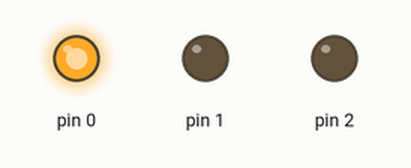
The sketch below on a simulated Arduino Uno, built with avr-gcc and run on an emulated ATmega328P. Parts: output pins drawn as LEDs (lit = HIGH).

Above: at 0.3 s.
At 1.1 s:
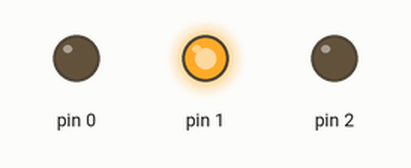
At 6.1 s:
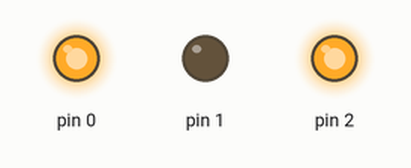
At 10.7 s:
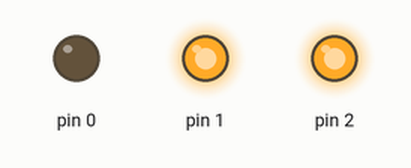
Timing chart, 0 to 15.9 s (numbered marks = the images above):
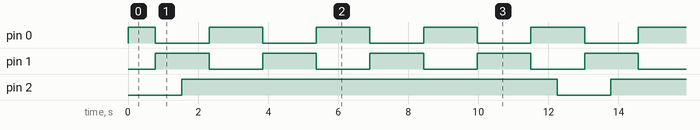

Measured:
- by itself, pin 0: repeats every 3.1 s: LOW 1.5 s, HIGH 1.5 s
- by itself, pin 1: alternates HIGH for 1.5 s and LOW for 1.5 s
- by itself, pin 2: alternates HIGH for 10.7 s and LOW for 1.5 s

The sketch:

sequins-gemma.ino
```cpp
int brightness = 0;    // how bright the LED is
int fadeAmount = 5;    // how many points to fade the LED by
int counter = 0;       // counter to keep track of cycles

// the setup routine runs once when you press reset:
void setup()  {
  // declare pins to be an outputs:
  pinMode(0, OUTPUT);
  pinMode(1, OUTPUT);
  pinMode(2, OUTPUT);
}

// the loop routine runs over and over again forever:
void loop()  {
  // set the brightness of the analog-connected LEDs:
  analogWrite(1, brightness);
  analogWrite(0, 255-brightness);

  // change the brightness for next time through the loop:
  brightness = brightness + fadeAmount;

  // reverse the direction of the fading at the ends of the fade:
  if (brightness == 0 || brightness == 255) {
    fadeAmount = -fadeAmount;
    counter++;
  }
  // wait for 15 milliseconds to see the dimming effect
  delay(30);

// turns on the other LEDs every four times through the fade by
  // checking the modulo of the counter.
  // the modulo function gives you the remainder of
  // the division of two numbers:
  if (counter % 8 != 0) {
    digitalWrite(2, HIGH);
  } else {
   digitalWrite(2, LOW);
  }
}
```
